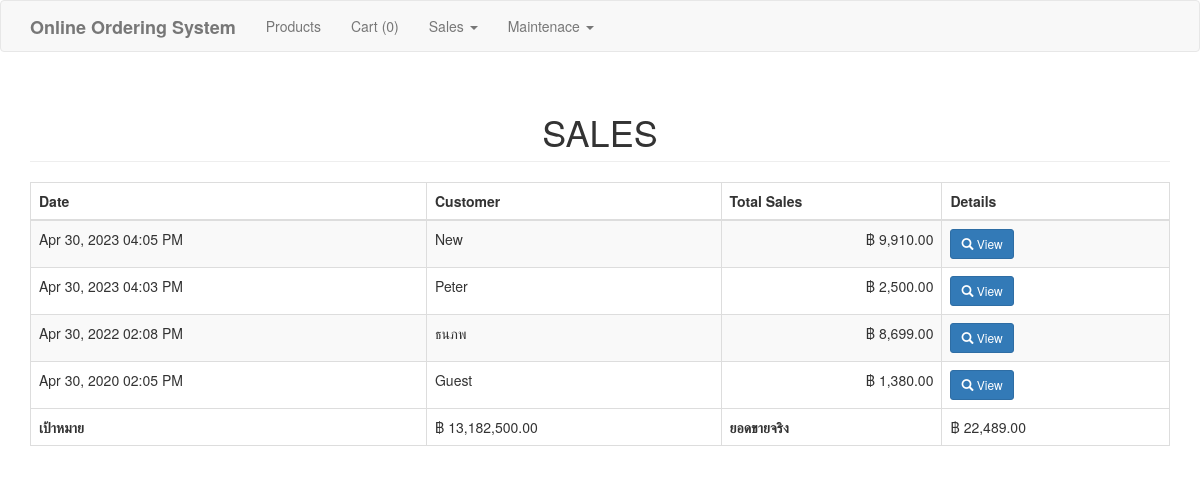
The page /sales.php on the database its author committed.
### tables this page shows
CREATE TABLE `purchase` (
  `purchaseid` int(11) NOT NULL,
  `customer` varchar(50) NOT NULL,
  `total` double NOT NULL,
  `date_purchase` datetime NOT NULL
);

### sales.php (shortened to what this page needs)
<?php include('header.php'); ?>
<body>
<?php include('navbar.php'); ?>
<div class="container">
	<h1 class="page-header text-center">SALES</h1>
	<table class="table table-striped table-bordered">
		<thead>
			<th>Date</th>
			<th>Customer</th>
			<th>Total Sales</th>
			<th>Details</th>
		</thead>
		<tbody>
			<?php
				$sql="select * from purchase order by purchaseid desc";
				$query=$conn->query($sql);
				$total = 0;
				$target = 13182500;
				while($row=$query->fetch_array()){
					$total += $row['total'];
					?>
					<tr>
						<td><?php echo date('M d, Y h:i A', strtotime($row['date_purchase'])) ?></td>
						<td><?php echo $row['customer']; ?></td>
						<td class="text-right">&#x0E3F; <?php echo number_format($row['total'], 2); ?></td>
						<td><a href="#details<?php echo $row['purchaseid']; ?>" data-toggle="modal" class="btn btn-primary btn-sm"><span class="glyphicon glyphicon-search"></span> View </a>
						</td>
					</tr>
					<?php
				}
			?>
		</tbody>
		<tfoot><th>เป้าหมาย</th>
			<td>&#x0E3F; <?php echo number_format($target, 2); ?></td>
			<th>ยอดขายจริง</th>
			<td>&#x0E3F; <?php echo number_format($total, 2); ?></td></tfoot>
	</table>
</div>
</body>
</html>

### rows shown on the page
purchase: date_purchase "Apr 30, 2023 04:05 PM", customer "New", total "9,910.00"
purchase: date_purchase "Apr 30, 2023 04:03 PM", customer "Peter", total "2,500.00"
purchase: date_purchase "Apr 30, 2022 02:08 PM", customer "ธนภพ", total "8,699.00"
purchase: date_purchase "Apr 30, 2020 02:05 PM", customer "Guest", total "1,380.00"

### other values the page prints
$target "13,182,500.00"
$total "22,489.00"
